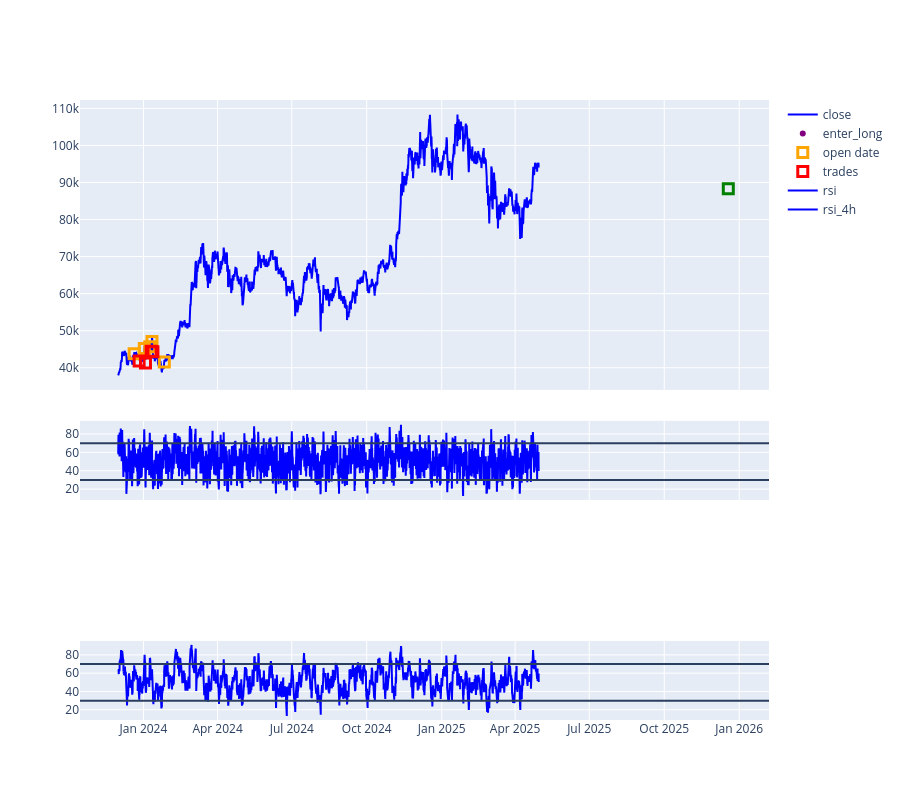

Here is the notebook cell this chart was saved with:
### Code cell
plot(
    data_red,
    trades_red, 
    p1=[
        ('close','lines','blue'),
        ('enter_long','markers','purple'),
    ], 
    p2=[
        (f'rsi','lines','blue'),
    ],
    # p3=[
    #     (f'rsi_1h','lines','blue'),
    # ],
    p4=[
        (f'rsi_4h','lines','blue'),
    ]
)

### Figure 1 — Plotly figure (JSON) as saved in the notebook; plotly's stock layout.template omitted (floating-point values rounded to 4 significant figures; data arrays with more than 128 entries replaced by an {"elided": "..."} marker saying what was removed)
{"data": [{"line": {"color": "blue"}, "mode": "lines", "name": "close", "type": "scatter", "x": {"elided": "12383 str values"}, "xaxis": "x", "y": {"elided": "12383 float values"}, "yaxis": "y"}, {"line": {"color": "purple"}, "mode": "markers", "name": "enter_long", "type": "scatter", "x": {"elided": "12383 str values"}, "xaxis": "x", "y": {"elided": "12383 float values"}, "yaxis": "y"}, {"marker": {"color": "orange", "line": {"width": 3}, "size": 10, "symbol": "square-open"}, "mode": "markers", "name": "open date", "type": "scatter", "x": ["2023-12-20T14:00:00.000000000", "2024-01-02T01:00:00.000000000", "2024-01-08T18:00:00.000000000", "2024-01-11T12:00:00.000000000", "2024-01-26T15:00:00.000000000"], "xaxis": "x", "y": [43810.0, 45190.0, 45650.0, 47070.0, 41570.0], "yaxis": "y"}, {"marker": {"color": ["red", "red", "red", "red", "green"], "line": {"width": 3}, "size": 10, "symbol": "square-open"}, "mode": "markers", "name": "trades", "type": "scatter", "x": ["2023-12-26T17:00:00.000000000", "2024-01-03T12:00:00.000000000", "2024-01-10T12:00:00.000000000", "2024-01-12T16:00:00.000000000", "2025-12-18T15:00:00.000000000"], "xaxis": "x", "y": [41840.0, 41280.0, 44460.0, 44300.0, 88310.0], "yaxis": "y"}, {"line": {"color": "blue"}, "mode": "lines", "name": "rsi", "type": "scatter", "x": {"elided": "12383 str values"}, "xaxis": "x2", "y": {"elided": "12383 float values"}, "yaxis": "y2"}, {"line": {"color": "blue"}, "mode": "lines", "name": "rsi_4h", "type": "scatter", "x": {"elided": "12383 str values"}, "xaxis": "x4", "y": {"elided": "12383 float values"}, "yaxis": "y4"}], "layout": {"height": 800, "shapes": [{"type": "line", "x0": 0, "x1": 1, "xref": "x2 domain", "y0": 70, "y1": 70, "yref": "y2"}, {"type": "line", "x0": 0, "x1": 1, "xref": "x2 domain", "y0": 30, "y1": 30, "yref": "y2"}, {"type": "line", "x0": 0, "x1": 1, "xref": "x4 domain", "y0": 70, "y1": 70, "yref": "y4"}, {"type": "line", "x0": 0, "x1": 1, "xref": "x4 domain", "y0": 30, "y1": 30, "yref": "y4"}], "showlegend": true, "xaxis": {"anchor": "y", "domain": [0, 1], "matches": "x4", "showticklabels": false}, "xaxis2": {"anchor": "y2", "domain": [0, 1], "matches": "x4", "showticklabels": false}, "xaxis3": {"anchor": "y3", "domain": [0, 1], "matches": "x4", "showticklabels": false}, "xaxis4": {"anchor": "y4", "domain": [0, 1]}, "yaxis": {"anchor": "x", "domain": [0.5325, 1]}, "yaxis2": {"anchor": "x2", "domain": [0.355, 0.4825]}, "yaxis3": {"anchor": "x3", "domain": [0.1775, 0.305]}, "yaxis4": {"anchor": "x4", "domain": [0, 0.1275]}}}
